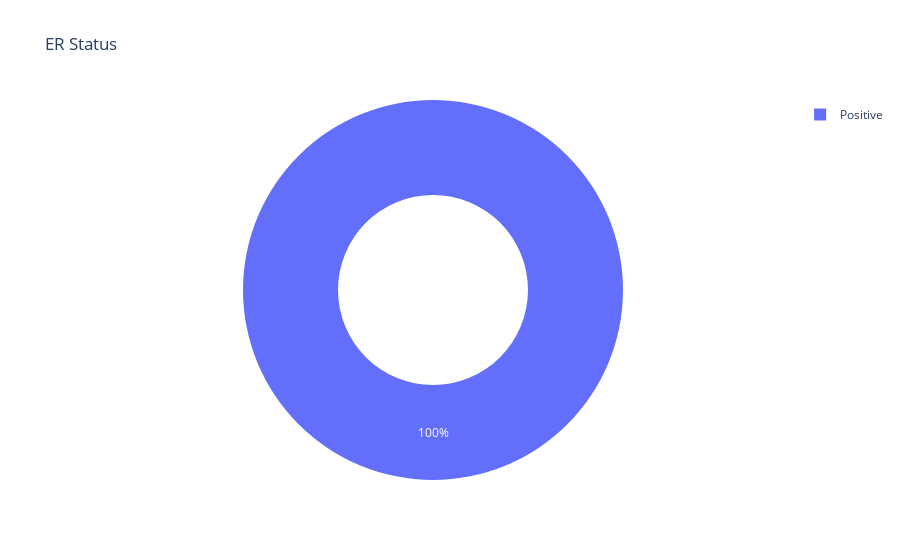

This figure's notebook cell:
### Code cell
ER_status = df['ER status'].value_counts()
transactions = ER_status.index
quantity = ER_status.values

figure = px.pie(df, 
             values=quantity, 
             names=transactions,hole = 0.5, 
             title="ER Status")
figure.show()

### Figure 1 — Plotly figure (JSON) as saved in the notebook; plotly's stock layout.template omitted (floating-point values rounded to 4 significant figures)
{"data": [{"domain": {"x": [0, 1], "y": [0, 1]}, "hole": 0.5, "hovertemplate": "label=%{label}<br>value=%{value}<extra></extra>", "labels": ["Positive"], "legendgroup": "", "name": "", "showlegend": true, "type": "pie", "values": [317]}], "layout": {"legend": {"tracegroupgap": 0}, "title": {"text": "ER Status"}}}
